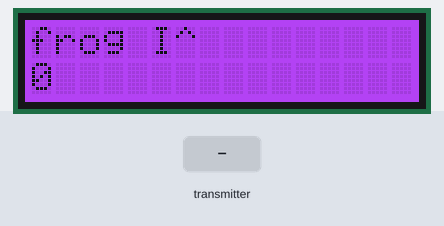
Simulated run of this sketch. Board: ESP32. On the bench: 16×2 character LCD. The test bench sets the inputs (shaded band). What the sketch prints to the serial monitor is not drawn.

Above: at 1.2 s.
1.3 s: the transmitter starts sending aMessage = 0
At 1.81 s:
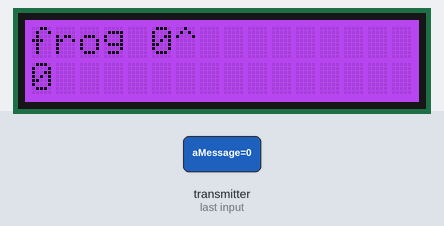
3.1 s: the transmitter starts sending potM = 1024
At 5.2 s:
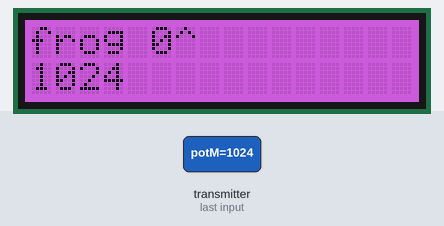
6.1 s: the transmitter starts sending potM = 0
At 7.84 s:
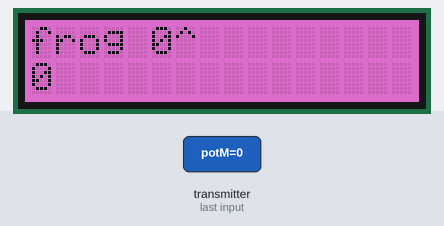
9.1 s: the transmitter starts sending aMessage = 1
At 9.28 s:
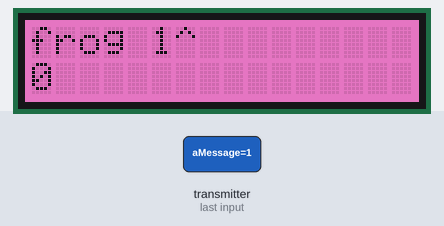
10.7 s: the transmitter starts sending potM = 2048
At 12.79 s:
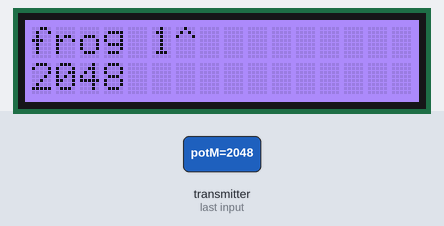

Measured:
- after the input at 1.3 s, the display: first changes after 0.09 s (image 1 shows a later state)

The sketch:

ESP_PAKII_CONTROLLER.ino
```cpp
/*  ============================            ZE CONTROLLER BOARD     (1)        ==================================

                          ░▒▓███████▓▒░ ░▒▓██████▓▒░░▒▓█▓▒░░▒▓█▓▒░    ▒▓█▓▒░▒▓█▓▒░
                          ░▒▓█▓▒░░▒▓█▓▒░▒▓█▓▒░░▒▓█▓▒░▒▓█▓▒░░▒▓█▓▒░    ▒▓█▓▒░▒▓█▓▒░
                          ░▒▓█▓▒░░▒▓█▓▒░▒▓█▓▒░░▒▓█▓▒░▒▓█▓▒░░▒▓█▓▒░    ▒▓█▓▒░▒▓█▓▒░
                          ░▒▓███████▓▒░░▒▓████████▓▒░▒▓███████▓▒░░    ▒▓█▓▒░▒▓█▓▒░
                          ░▒▓█▓▒░      ░▒▓█▓▒░░▒▓█▓▒░▒▓█▓▒░░▒▓█▓▒░    ▒▓█▓▒░▒▓█▓▒░
                          ░▒▓█▓▒░      ░▒▓█▓▒░░▒▓█▓▒░▒▓█▓▒░░▒▓█▓▒░    ▒▓█▓▒░▒▓█▓▒░
                          ░▒▓█▓▒░      ░▒▓█▓▒░░▒▓█▓▒░▒▓█▓▒░░▒▓█▓▒░    ▒▓█▓▒░▒▓█▓▒░
                          ░▒▓█▓▒░      ░▒▓█▓▒░░▒▓█▓▒░▒▓█▓▒░░▒▓█▓▒░    ▒▓█▓▒░▒▓█▓▒░
                          ░▒▓█▓▒░      ░▒▓█▓▒░░▒▓█▓▒░▒▓█▓▒░░▒▓█▓▒░    ▒▓█▓▒░▒▓█▓▒░


                                                                                                          */
#include "DFRobot_RGBLCD1602.h"
#include <WiFi.h>     // board WiFi
#include <esp_now.h>  // ESP-NOW
// #include <elapsedmillis>

// Variables to store BME280 readings to be sent
float temperature;
float humidity;
float pressure;

// Variables to store incoming readings
float incomingTemp;
float incomingHum;
float incomingPres;
int incomingpotM;

// Variables for sending/receiving messages
String aMessage;
String incomingMessage;
int messagenumber = 0;


// Structure example to send data
// Must match the receiver structure
typedef struct struct_message {
  float temp;
  float hum;
  float pres;
  char aMessage[32];  // Use fixed-size char array for compatibility
  int potM;
} struct_message;

// Create a struct_message to hold sensor readings
struct_message pakCom;

// Create a struct_message to hold incoming sensor readings
struct_message incomingReadings;

uint8_t broadcastAddress[] = { 0xD0, 0xEF, 0x76, 0x48, 0x01, 0x44 };  // Target ESP MAC Address

DFRobot_RGBLCD1602 lcd(/*RGBAddr*/ 0x2D, /*lcdCols*/ 16, /*lcdRows*/ 2);  // 16 characters and 2 lines

// Callback when data is sent
void OnDataSent(const uint8_t *mac_addr, esp_now_send_status_t status) {
  Serial.print("\r\nLast Packet Send Status:\t");
  Serial.println(status == ESP_NOW_SEND_SUCCESS ? "Delivery Success" : "Delivery Fail");
}

// Callback when data is received
void OnDataRecv(const esp_now_recv_info *recv_info, const uint8_t *incomingData, int len) {
  // Extract MAC address from recv_info if needed
  const uint8_t *mac = recv_info->src_addr;

  // Copy incoming data into the structure
  memcpy(&incomingReadings, incomingData, sizeof(incomingReadings));

  // Parse incoming data
  incomingTemp = incomingReadings.temp;
  incomingHum = incomingReadings.hum;
  incomingPres = incomingReadings.pres;
  incomingMessage = String(incomingReadings.aMessage);
  incomingpotM = incomingReadings.potM;

  // Debug output
  // Serial.print("Bytes received: ");
  // Serial.println(len);
  // Serial.print("From MAC: ");
  for (int i = 0; i < 6; i++) {
    Serial.printf("%02X", mac[i]);
    // if (i < 5) Serial.print(":");
  }
  // Serial.println();
  // Serial.println("Incoming Message: " + incomingMessage);
}


void setup() {
  Serial.begin(115200);

  // Initialize WiFi in station mode
  WiFi.mode(WIFI_STA);

  // Initialize ESP-NOW
  if (esp_now_init() != ESP_OK) {
    Serial.println("Error initializing ESP-NOW");
    return;
  }

  // Register send callback
  esp_now_register_send_cb(OnDataSent);

  // Register peer
  esp_now_peer_info_t peerInfo = {};
  memcpy(peerInfo.peer_addr, broadcastAddress, 6);
  peerInfo.channel = 0;
  peerInfo.encrypt = false;

  if (esp_now_add_peer(&peerInfo) != ESP_OK) {
    Serial.println("Failed to add peer");
    return;
  }

  // Register receive callback
  esp_now_register_recv_cb(OnDataRecv);

  // Initialize LCD
  lcd.init();
  lcd.print("PAK_II^");
}

void getReadings() {
  temperature = 25.0;  // Example values
  humidity = 50.0;
  pressure = 1013.25;

  aMessage = "frog " + String(incomingMessage);

}

void loop() {
  getReadings();

  // Populate struct for sending
  pakCom.temp = temperature;
  pakCom.hum = humidity;
  pakCom.pres = pressure;
  strncpy(pakCom.aMessage, aMessage.c_str(), sizeof(pakCom.aMessage) - 1);
  pakCom.aMessage[sizeof(pakCom.aMessage) - 1] = '\0';  // Null-terminate


  // Send data
  esp_err_t result = esp_now_send(broadcastAddress, (uint8_t *)&pakCom, sizeof(pakCom));
  if (result == ESP_OK) {
    // Serial.println("Sent with success");
  } else {
    Serial.println("Error sending the data");
  }

  // Change LCD RGB color and display the message
  static int colorStep = 0;
  int r = 150 + (colorStep % 105);
  int g = (colorStep % 150);
  int b = 255 - (colorStep % 105);
  lcd.setRGB(r, g, b);
  lcd.clear();
  lcd.print("PAK_II^  ");

  lcd.setCursor(0, 0);
  lcd.print(aMessage);

  lcd.setCursor(0,1);
  lcd.print(incomingpotM);

  if (aMessage.toInt() %10 == 5){
    Serial.print("haha im high");
    digitalWrite(5, HIGH);
  }

  colorStep++;
  delay(100);
}
```
